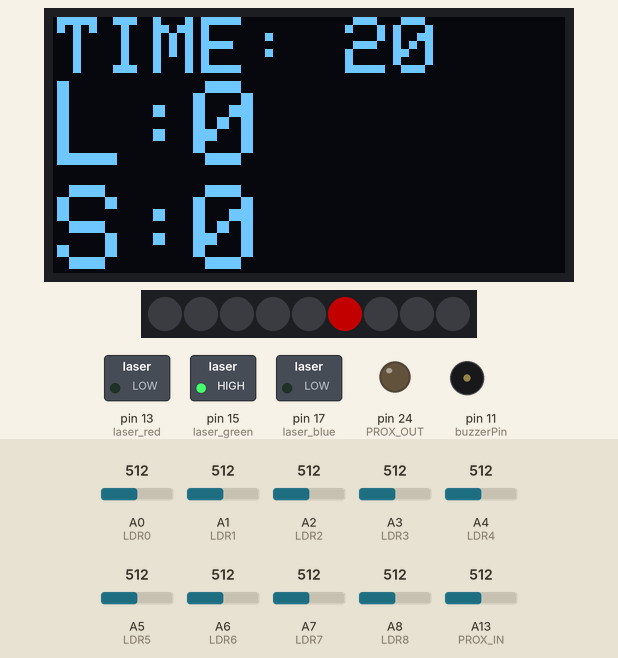
Recording of a sketch running on a simulated Arduino Mega 2560, built with avr-gcc and run on an emulated ATmega2560. On the bench: 128×64 one-colour display, 9 RGB LEDs in strip order, left to right, switched loads named in the sketch (green lamp = pin HIGH), output pins drawn as LEDs (lit = HIGH), buzzer (waves = sounding). The inputs (shaded band) are chosen by the test bench; at power-on: A5 (LDR5) = 512, A0 (LDR0) = 512, A1 (LDR1) = 512, A2 (LDR2) = 512, A3 (LDR3) = 512, A4 (LDR4) = 512, A6 (LDR6) = 512, A7 (LDR7) = 512, A8 (LDR8) = 512, A13 (PROX_IN) = 512. Dim RGB values are drawn brighter than linear; random numbers use the default seed unless the sketch sets one.

Above: at 1.8 s.
1.9 s: A5 (LDR5) set to 888
At 2.9 s:
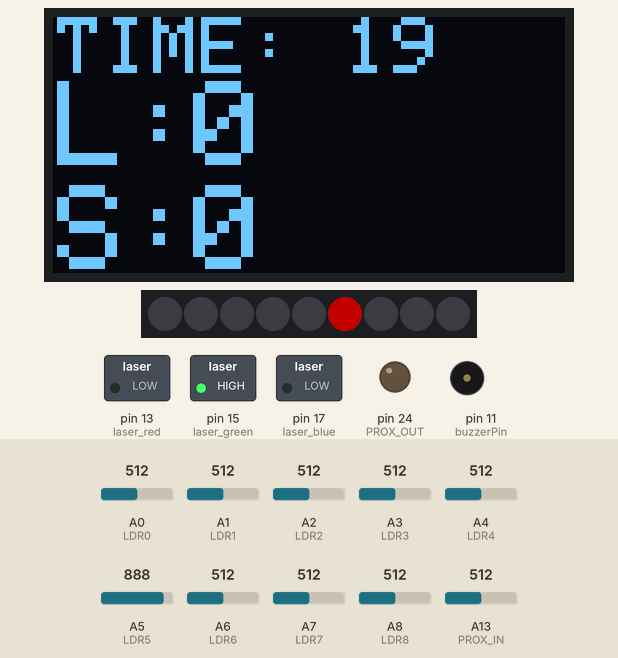
5.6 s: A5 (LDR5) set to 916
At 7.9 s:
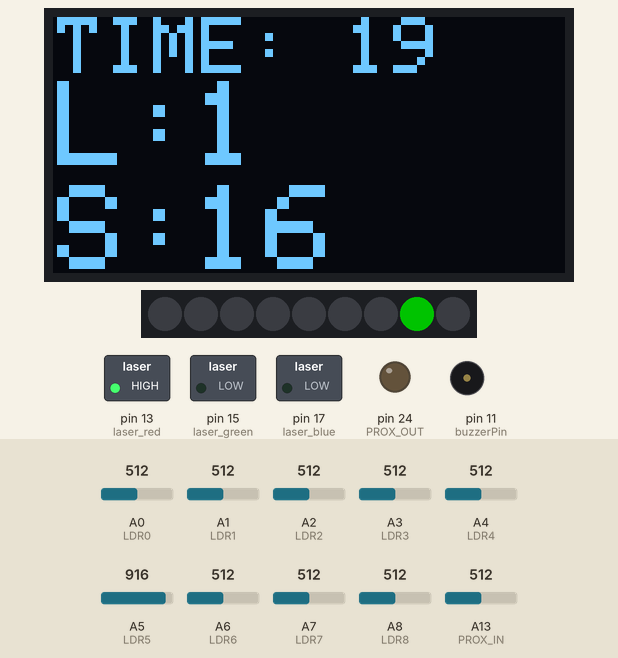
At 28.1 s:
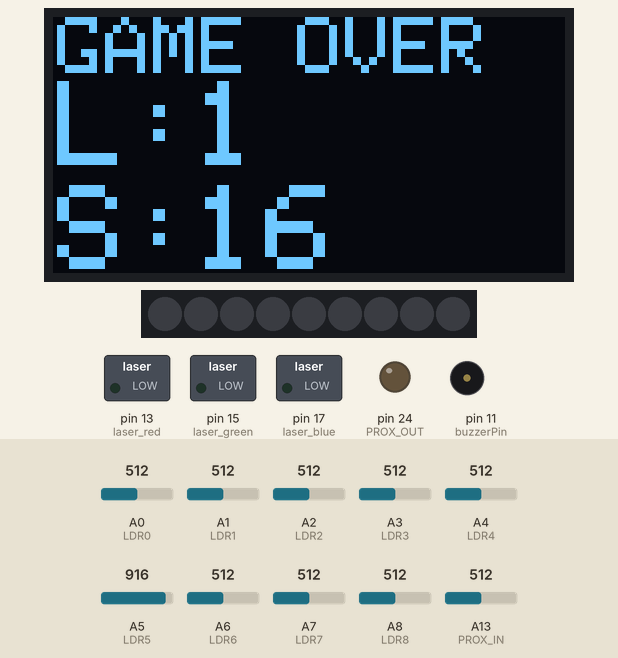
Timing chart, 0 to 38.2 s (numbered marks = the images above; inputs shaded):
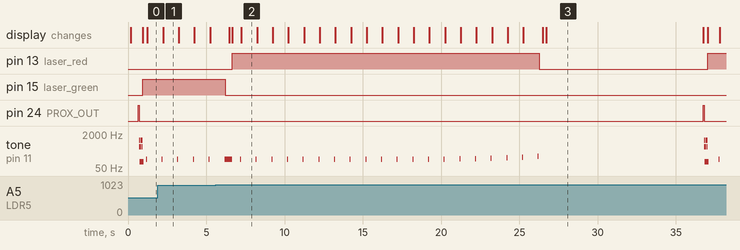

The sketch:

light_bender_V1.ino
```cpp
/*
 * Light Bender - version 1
 * 17/03/2018
 * By: Chris Mitchell (Maken it so)
 *
 * https://www.youtube.com/c/Makenitso
 */


//NEOPIXEL start
  #include <Adafruit_NeoPixel.h>
  #ifdef __AVR__
    #include <avr/power.h>
  #endif
  #define PIN 4
  Adafruit_NeoPixel strip = Adafruit_NeoPixel(9, PIN, NEO_GRB + NEO_KHZ800);
//NEOPIXEL end

//OLED start
  #include <SPI.h>
  #include <Wire.h>
  #include <Adafruit_GFX.h>
  #include <Adafruit_SSD1306.h>
  #define OLED_RESET 4
  Adafruit_SSD1306 display(OLED_RESET);
//OLED end

int LDR0 = A0;
int LDR1 = A1;
int LDR2 = A2;
int LDR3 = A3;
int LDR4 = A4;
int LDR5 = A5;
int LDR6 = A6;
int LDR7 = A7;
int LDR8 = A8;

int PROX_OUT = 24;
int PROX_IN = A13;

int buzzerPin = 11;

int laser_red = 13;
int laser_green = 15;
int laser_blue = 17;

#define NOTE_C1  33
#define NOTE_C3  131
#define NOTE_G3  196

int LDRS[] = {
  LDR0, LDR1, LDR2, LDR3, LDR4, LDR5, LDR6, LDR7, LDR8
};

int hit_val[] = {950,900,650};  // set light sensitivity for each laser

int level = 0;
int score = 0;
int countdown = 0;
int countdown_amount = 21;
int ticksound_bump = 0;
bool swipe_flip = false;

bool in_game = false;
unsigned long this_time;
unsigned long last_time;
int target_num = 0;
int target_color = 0;

void setup() {
  delay(100);
  pinMode(buzzerPin, OUTPUT);
  pinMode(LDR0, INPUT);
  pinMode(LDR1, INPUT);
  pinMode(LDR2, INPUT);
  pinMode(LDR3, INPUT);
  pinMode(LDR4, INPUT);
  pinMode(LDR5, INPUT);
  pinMode(LDR6, INPUT);
  pinMode(LDR7, INPUT);
  pinMode(LDR8, INPUT);
  pinMode(PROX_OUT, OUTPUT);
  pinMode(PROX_IN, INPUT);
  pinMode(laser_red, OUTPUT);
  pinMode(laser_green, OUTPUT);
  pinMode(laser_blue, OUTPUT);
  lasers_off();

  randomSeed(analogRead(16));
  Serial.begin(9600);

  display.begin(SSD1306_SWITCHCAPVCC, 0x3C);  //OLED
  display.clearDisplay(); //OLED
  display.setTextSize(3);
  display.setTextColor(WHITE);
  display.setCursor(20,16);
  display.print("LIGHT");
  display.setTextSize(3);
  display.setCursor(10,42);
  display.print("BENDER");


  display.display();

  strip.begin();
  colorOff();

  last_time = millis();
  delay(500);
}

// G, R, B

void loop(){
    // ******************************************************************************************************
  if(in_game){
    if(countdown>0){
      this_time = millis();
      if(this_time>last_time+1000){
        game_tick();
        last_time = this_time;
        countdown=countdown-1;
        update_display();
      }
    }else{
      loose();
    }
  }else{
    //check prox sensor for game start
    this_time = millis();
    if(this_time>last_time+500){
        last_time = this_time;
        swipe_flip=!swipe_flip;
        if(swipe_flip){
          display.clearDisplay(); //OLED
          display.setTextSize(3);
          display.setTextColor(WHITE);
          display.setCursor(20,16);
          display.print("SWIPE");
          display.setTextSize(3);
          display.setCursor(10,42);
          display.print("> > > > >");
          display.display();
        }else{
          display.clearDisplay(); //OLED
          display.setTextSize(3);
          display.setTextColor(WHITE);
          display.setCursor(20,16);
          display.print("SWIPE");
          display.setTextSize(3);
          display.setCursor(10,42);
          display.print(" > > > >");
          display.display();
        }
    }
    digitalWrite(PROX_OUT, HIGH);
    delay(50);
    int prox_val = analogRead(PROX_IN);
    if(prox_val<700){
      digitalWrite(PROX_OUT, LOW);
      game_start();
    }
  }
  // ******************************************************************************************************
}

void game_tick(){
  switch(countdown){
    case 6: ticksound_bump=ticksound_bump+3; break;
    case 5: ticksound_bump=ticksound_bump+5; break;
    case 4: ticksound_bump=ticksound_bump+5; break;
    case 3: ticksound_bump=ticksound_bump+10; break;
    case 2: ticksound_bump=ticksound_bump+10; break;
    case 1: ticksound_bump=ticksound_bump+15; break;
  }
  tone(buzzerPin, NOTE_C3+ticksound_bump, 50);
  delay(50);
  noTone(buzzerPin);
  bool target_hit = false;
  for(int a=0; a<10; a++){
    int res = analogRead( LDRS[a] );
    if( target_num==a ){
      if(res>hit_val[target_color]){target_hit=true;}
    }
  }
  if(target_hit){
    win();
  }
}

void game_start(){
  in_game = true;
  level=0;
  score=0;
  ticksound_bump=0;
  countdown=countdown_amount;
  sfx1();sfx1();sfx1();
  set_board();
}

void level_up(){
  level++;
  if(level>15){
    countdown_amount--;
    if(countdown_amount<6){countdown_amount=6;}
  }
  countdown=countdown_amount;
  set_board();
}

void win(){
  score = score + countdown;
  lasers_off();
  colorOff();
  for(int a=50; a<800; a=a+10){
    tone(buzzerPin, a, 5);
    for(int i=0; i<10; i++){
      int lval = a/4-40;
      if(lval<0){lval=0;}
      if(lval>255){lval=255;}
      strip.setPixelColor(i, strip.Color( lval, lval, lval));
    }
    strip.show();
    delay(5);
  }
  noTone(buzzerPin);
  lasers_off();
  colorOff();
  level_up();
}

void loose(){
  in_game = false;
  lasers_off();
  colorOff();
  for(int a=50; a<800; a=a+10){
    tone(buzzerPin, 800-a, 5);
    for(int i=0; i<10; i++){
      int lval = (800-a)/4-40;
      if(lval<0){lval=0;}
      strip.setPixelColor(i, strip.Color( lval, lval, lval));
    }
    strip.show();
    delay(5);
  }
  noTone(buzzerPin);
  lasers_off();
  colorOff();
  update_display();
  delay(10000);
}

void set_board(){
  int old_target_num = target_num;
  while(old_target_num==target_num){
    target_num = random(0, 9);
  }
  target_color = random(0, 3);
  if(target_color==0){ strip.setPixelColor(target_num, strip.Color(0, 90, 0)); }
  if(target_color==1){ strip.setPixelColor(target_num, strip.Color(90, 0, 0)); }
  if(target_color==2){ strip.setPixelColor(target_num, strip.Color(0, 0, 90)); }
  strip.show();
  lasers(target_color);
}

void update_display(){
  display.clearDisplay();
  display.setTextSize(3);
  display.setTextColor(WHITE);
  display.setCursor(1,16);
  display.print("L: ");
  display.setCursor(35,16);
  display.print(level);

  display.setTextSize(3);
  display.setCursor(1,42);
  display.print("S: ");
  display.setCursor(35,42);
  display.print(score);

  display.setTextSize(2);
  display.setCursor(1,0);
  if(in_game){
    display.print("TIME: ");
    display.print(countdown);
  }else{
    display.print("GAME OVER");
  }
  display.display();
}

void sfx_low(){
  tone(buzzerPin, NOTE_C1, 100);
  delay(100);
  noTone(buzzerPin);
}

void sfx_mid(){
  tone(buzzerPin, NOTE_C3, 100);
  delay(100);
  noTone(buzzerPin);
}

void sfx_high(){
  tone(buzzerPin, NOTE_G3, 100);
  delay(100);
  noTone(buzzerPin);
}

void lasers_off(){
  digitalWrite(laser_red, LOW);
  digitalWrite(laser_green, LOW);
  digitalWrite(laser_blue, LOW);
}

void lasers(int val){
  if(val==0){ digitalWrite(laser_red, HIGH);}
  if(val==1){ digitalWrite(laser_green, HIGH);}
  if(val==2){ digitalWrite(laser_blue, HIGH);}
}

void colorWipe(uint32_t c, uint8_t wait) {
  for(uint16_t i=0; i<strip.numPixels(); i++) {
    strip.setPixelColor(i, c);
    strip.show();
    delay(wait);
  }
}
void colorOff() {
  for(uint16_t i=0; i<strip.numPixels(); i++) {
    strip.setPixelColor(i, strip.Color(0, 0, 0));
  }
  strip.show();
}

void theaterChase(uint32_t c, uint8_t wait) {
  for (int j=0; j<10; j++) {  //do 10 cycles of chasing
    for (int q=0; q < 3; q++) {
      for (uint16_t i=0; i < strip.numPixels(); i=i+3) {
        strip.setPixelColor(i+q, c);    //turn every third pixel on
      }
      strip.show();
      delay(wait);
      for (uint16_t i=0; i < strip.numPixels(); i=i+3) {
        strip.setPixelColor(i+q, 0);        //turn every third pixel off
      }
    }
  }
}

void sfx1(){
  //BIG THANKS -> redvalkyrie -> https://forum.arduino.cc/index.php?topic=118757.0
  tone(buzzerPin,2200); // then buzz by going high
    tone(buzzerPin,1000);
    tone(buzzerPin,500);
    tone(buzzerPin,200);
    tone(buzzerPin,500);
    delayMicroseconds(10000);    // waiting
    noTone(buzzerPin);  // going low
    delayMicroseconds(10000);    // and waiting more
    tone(buzzerPin,2200);
    tone(buzzerPin,1000);
    delayMicroseconds(10000);    // waiting
    noTone(buzzerPin);  // going low
    delayMicroseconds(10000);    // and waiting more
    tone(buzzerPin,100);
    delayMicroseconds(10000);    // waiting
    noTone(buzzerPin);  // going low
    delayMicroseconds(10000);    // and waiting more
    tone(buzzerPin,100);
    delayMicroseconds(10000);    // waiting
    noTone(buzzerPin);  // going low
    delayMicroseconds(10000);    // and waiting more
}
```

Measured:
- the behaviour switches between 900 and 901 on A5 (LDR5) (found by bisection; images 1 and 2)
- by itself, tone on pin 11 (buzzerPin): plays 131 Hz for 0.48 s, 131 Hz for 0.05 s, 131 Hz for 0.05 s, 131 Hz for 0.05 s, 131 Hz for 0.05 s, 131 Hz for 0.05 s … (34 notes in this stretch)
- what the display in image 1 shows lasts 1.0 s, from 2.2 s to 3.2 s
